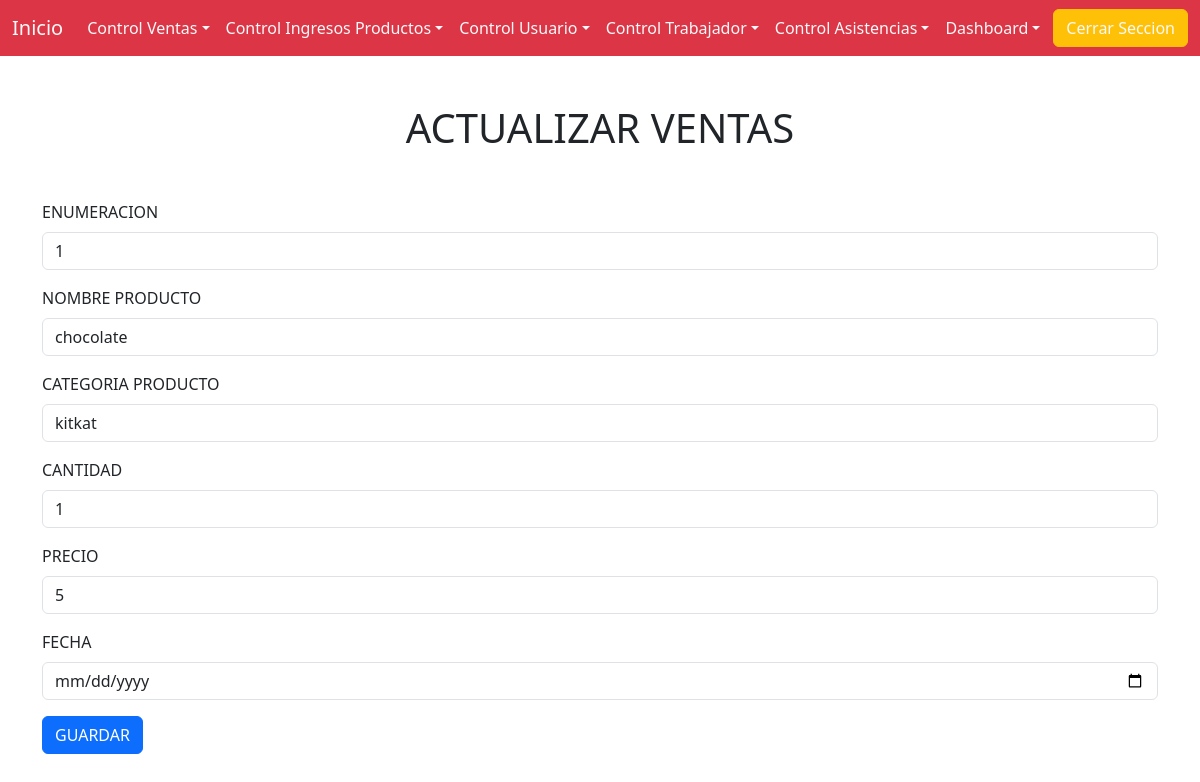
The app's page /enlace_tabla_registro_ventas/enlace_actualizar_ventas/1 with its own data.
### app/models.py (models this page shows, shortened)
class bd_tabla_venta(models.Model):
    Enumearcion_Ventas = models.CharField(max_length=250)
    Nombre_Ventas = models.CharField(max_length=50)
    Categoria_ventas = models.CharField(max_length=50)
    Cantidad_ventas = models.IntegerField()
    Precio_ventas = models.CharField(max_length=50)
    Fecha_ventas = models.DateField()

### app/views.py (the view)
# urls.py: path('enlace_tabla_registro_ventas/enlace_actualizar_ventas/<Enumearcion_Ventas>' , views.enlace_actualizar_ventas),
def enlace_actualizar_ventas(request , Enumearcion_Ventas):
    ventas = bd_tabla_venta.objects.get(Enumearcion_Ventas=Enumearcion_Ventas)
    return render(request , "actualizar_ventas.html" , {
        'actualizar_ventas' : ventas
    })

### app/templates/actualizar_ventas.html
{% extends "barra_menu.html" %}
{% block contenedor %}
<h1 class='text-center my-5'>ACTUALIZAR VENTAS</h1>
<div class='my-5 container'>
    <form method='POST' action='/logica_actualizar_ventas/'> {% csrf_token %}
        <div class="mb-3">
            <label for="" class="form-label">ENUMERACION</label>
            <input type="text" class="form-control" id="txtEnumeracion" name="txtEnumeracion" value="{{ actualizar_ventas.Enumearcion_Ventas }}" required>
        </div>
        <div class="mb-3">
            <label for="" class="form-label">NOMBRE PRODUCTO</label>
            <input type="text" class="form-control" id="txtNombre" name="txtNombre" value="{{ actualizar_ventas.Nombre_Ventas }}" required>
        </div>
        <div class="mb-3">
            <label for="" class="form-label">CATEGORIA PRODUCTO</label>
            <input type="text" class="form-control" id="txtCategoria" name="txtCategoria" value="{{ actualizar_ventas.Categoria_ventas }}" required>
        </div>
        <div class="mb-3">
            <label for="" class="form-label">CANTIDAD</label>
            <input type="number" class="form-control" id="txtCantidad" name="txtCantidad" value="{{ actualizar_ventas.Cantidad_ventas }}" required>
        </div>
        <div class="mb-3">
            <label for="" class="form-label">PRECIO</label>
            <input type="text" class="form-control" id="txtPrecio" name="txtPrecio" value="{{ actualizar_ventas.Precio_ventas }}" required>
        </div>
        <div class="mb-3">
            <label for="" class="form-label">FECHA</label>
            <input type="date" class="form-control" id="txtFecha" name="txtFecha" value="{{ actualizar_ventas.Fecha_ventas }}" required>
        </div>
        <button type="submit" class="btn btn-primary" href='/enlace_tabla_registro_ventas/'>GUARDAR</button>
    </form>
</div>
{% endblock contenedor %}

### records on screen
bd_tabla_venta: txtEnumeracion "1", txtNombre "chocolate", txtCategoria "kitkat", txtCantidad "1", txtPrecio "5"
